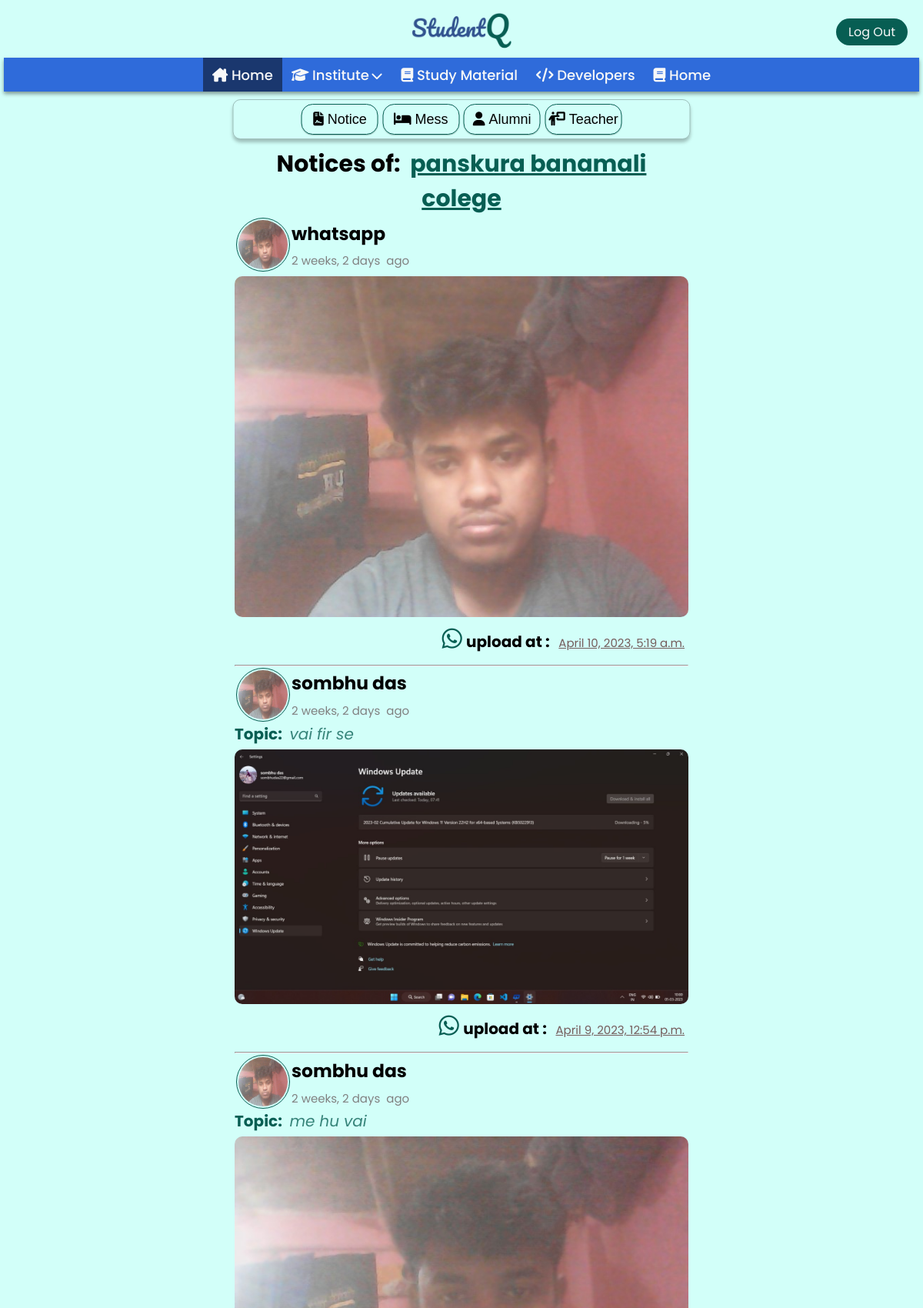
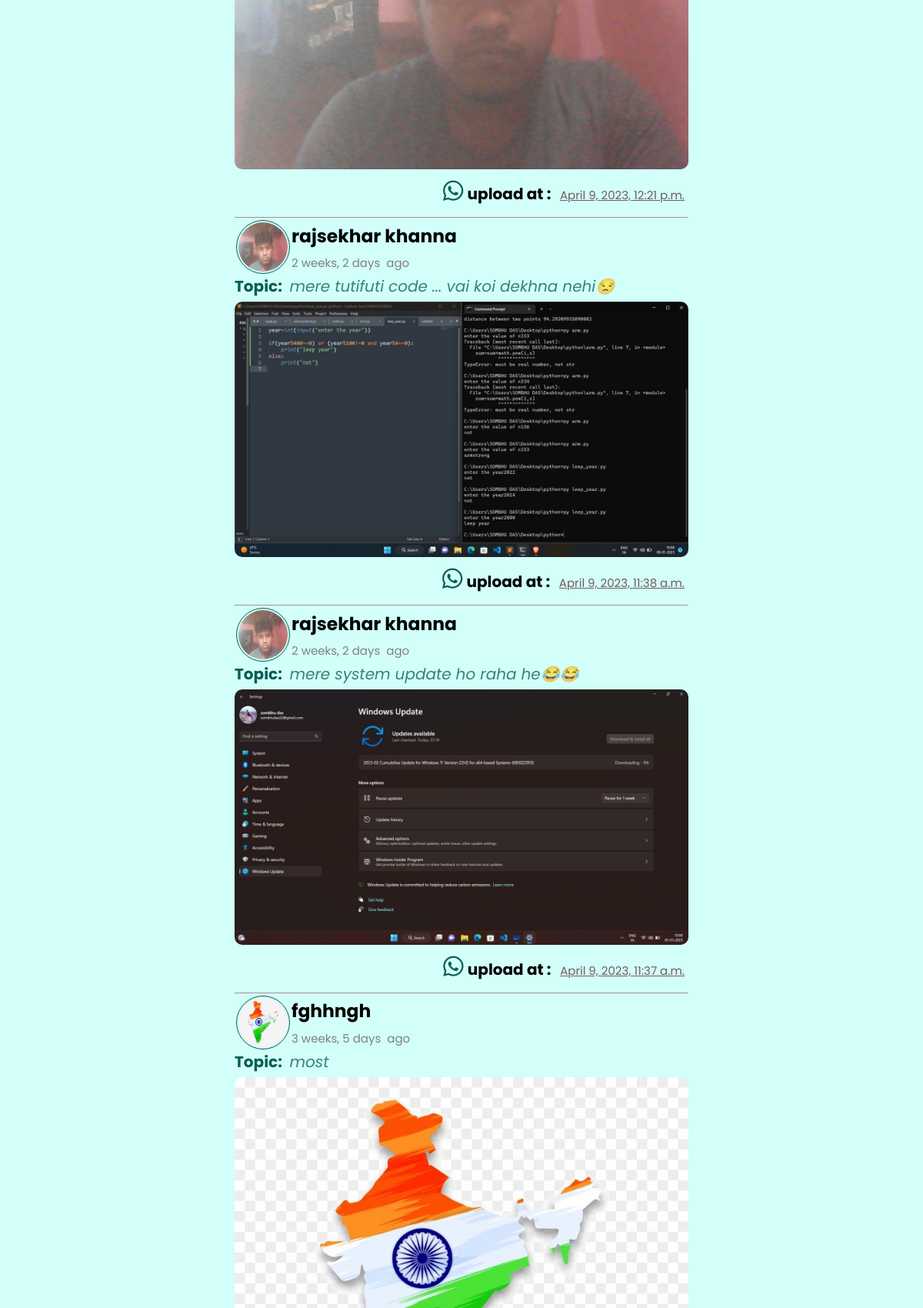
Screenshot of /notices/6/ (signed in, upper part) with the database file from the repository (2 pictures, top to bottom).
### Base/models.py (models this page shows, shortened)
class Institute(models.Model):
    name = models.CharField(max_length=200)
    institute_location=models.CharField(max_length=200, null=True)
    def __str__(self):
        return self.name

class Profile(models.Model):
    user = models.OneToOneField(User, null=True,blank = True, on_delete=models.CASCADE)
    fullName = models.CharField(max_length = 200, null=True)
    email = models.EmailField(max_length =100, null=True)
    role = models.CharField(max_length= 50)
    phNo = models.CharField(max_length=20, null=True)
    socialId = models.CharField(max_length=200, null=True)
    desc =models.TextField(null = True)
    dp = models.ImageField(null = True, blank = True, default='bydefault.jpg', upload_to="media")

class Notice(models.Model):
    notice = models.ImageField(null = False, blank = False, upload_to="media/notice")
    institute = models.ForeignKey(Institute, on_delete=models.CASCADE, null=True)
    date_of_post =models.DateTimeField(auto_now_add=True, null=True)
    caption=models.CharField(max_length=300 , blank=True , null=True)
    student=models.CharField(max_length=100,null=True)

### Base/views.py (the view)
# urls.py: path('notices/<str:id>/',views.Notices, name='notices'),
@login_required(login_url='login')
def Notices(request, id):
    context = {}
    context["id"] = id
    institute = Institute.objects.get(id=id)
    ins_notices = institute.notice_set.all().order_by('-id')
    context["ins_notices"] = ins_notices
    user = request.user
    context['post_able'] = False
    if user.profile.role == 'student':
        student = Student.objects.get(student_userid=user.id)
        if institute.name == student.institute:
            context['post_able'] = True
    alumnis = Student.objects.filter(institute=institute)
    context['alumnis'] = alumnis
    noticePoster = Profile.objects.all()
    context['noticePoster'] = noticePoster
    context['instituteName'] = institute
    return render(request, "notices.html", context)

### Base/templates/notices.html (shortened to what this page needs)
{% extends "main.html" %}
{% load static %}
{% block css %}
<link rel="stylesheet" href="{% static 'mstyle/notice.css'%}">
{% endblock %}
{% block body %}
 <nav>
    <div class="sub-nav">
        <button id="notice" onclick="noticeToggle()"><i class="fa-sharp fa-solid fa-file-contract"></i>&nbsp;Notice</button>
        <button id="mess" onclick="messToggle()"><i class="fa-sharp fa-solid fa-bed"></i>&nbsp;Mess</button>
        <button id="alumni" onclick="alumniToggle()"><i class="fa-solid fa-user"></i>&nbsp;Alumni</button>
        <button id="teacher" onclick="teacherToggle()"><i class="fa-solid fa-person-chalkboard"></i>&nbsp;Teacher</button>
    </div>
</nav>
<div class="notice-div" id="notice-div">
    <h2 align="center">Notices of:&nbsp; <u style="color:#075E53;;">{{instituteName }} </u> </h2>
    {% for notice in ins_notices %}
     {%  for poster in noticePoster %}
          {% if notice.student == poster.user.username%}
        <table>
            <tr>
                <td rowspan="2" style="align-items: end;">
                    <img  id="dp" src="{{poster.dp.url}}" alt="image" class="notice_file">
                </td>
                <td>
                  <h3> {{poster.fullName}}
                </h3>
                </td>
            </tr>
                <tr>
                <td style="color: gray; font-size:15px;">
                    {{notice.date_of_post | timesince}} &nbsp;ago
                </td>
            </tr>
        </table>
        {% endif %}
        {% endfor %}
    {% if notice.caption %}
    <p>
       <b style="color:#075E53;">Topic:&nbsp;</b> <i style="color:#075e52c4;">{{notice.caption}}</i>
    </p>
    {% endif%}
    <img style="margin-top: 5px;" src="{{notice.notice.url}}" alt="image" class="notice_file">
   <nav>
       <span onclick="whatsapp()"><i style="font-size:30px; color:#075E53;" class="fa-brands fa-whatsapp"></i></span>
       <b style="margin-right:2px;">upload at :&nbsp;</b> <u style="color:rgb(117, 92, 92); font-size: 15px;"> {{notice.date_of_post }}</u>
   </nav>
    <hr style="margin-top: 10px;">
    {% endfor %}
</div>
{% endblock body %}

### static/mStyle/main.css (style rules this page uses)
:root { --light-green-theme: #D2FFF9; --light-blue: #669CFF; --main-blue: #2F6BDA; --dark-blue: #1a376e; --light-dark-blue: #083891; --theme-clr: #075E53; --theme-clr-light: #178274; --hover-green: #094a42; --black: #000; --white: #fff; --drk-white: #f8f8f8; --light-gray: #d9d9d9; --placeholder-clr: #707070; --main-yellow: #FFE454; --font-primary: 'Poppins', sans-serif; --font-secondary: 'Righteous', cursive; --font-ternary: 'Pacifico', cursive; --font-ps: 'Alkatra', cursive; }
*::placeholder { color: var(--placeholder-clr); }
*, *::before, *::after { margin: 0; padding: 0; box-sizing: border-box; scrollbar-width: thin; scrollbar-color: var(--theme-clr) var(--light-gray); }
html { font-size: 62.5%; overflow-x: hidden; }
body { min-height: 100vh; font-family: 'Poppins', sans-serif; overflow-x: hidden; background: var(--light-green-theme); }

### static/mStyle/notice.css (style rules this page uses)
div.notice-div { position: relative; margin-left: 50%; transform: translateX(-50%); width:50%; height: auto; font-size: 20px; padding:5px; }
div.notice-div img { position:relative; border-radius: 10px; margin-left: 50%; transform: translateX(-50%); height:100%; width:100%; }
div.notice-div nav { text-align: end; }
div.notice-div #dp , #dp { height: 70px; width: 70px; border: 1px solid #075E53; border-radius: 50%; margin-left: 50%; transform: translateX(-50%); padding:2px; margin-bottom: -9px; }
nav { position: relative; margin-left: 50%; transform: translateX(-50%); width:100%; height: auto; font-size: 20px; padding:5px; }
nav div.sub-nav { text-align: center; border: rgba(0, 0, 0, 0.25) solid 1px ; box-shadow: 0px 4px 4px rgba(0, 0, 0, 0.25); margin-left: 50%; transform: translateX(-50%); width: 50%; border-radius: 10px; padding: 5px; }
nav div.sub-nav button { width: 100px; height: 40px; background:none; border: solid 1px #075E53; box-shadow: 0px 1px 1px rgba(0, 0, 0, 0.25); border-radius: 15px; font-size: large; text-align: center; text-align: center; cursor: pointer; }

### rows the page displays
Institute: name "panskura banamali colege"
Notice: date_of_post "2 weeks, 2 days", notice (picture), date_of_post "April 10, 2023, 5:19 a.m."
Profile: dp (picture), fullName "whatsapp"
Notice: date_of_post "2 weeks, 2 days", caption "vai fir se", notice (picture), date_of_post "April 9, 2023, 12:54 p.m."
Profile: dp (picture), fullName "sombhu das"
Notice: date_of_post "2 weeks, 2 days", caption "me hu vai", notice (picture), date_of_post "April 9, 2023, 12:21 p.m."
Notice: date_of_post "2 weeks, 2 days", caption "mere tutifuti code ... vai koi dekhna nehi😒", notice (picture), date_of_post "April 9, 2023, 11:38 a.m."
Profile: dp (picture), fullName "rajsekhar khanna"
Notice: date_of_post "2 weeks, 2 days", caption "mere system update ho raha he😂😂", notice (picture), date_of_post "April 9, 2023, 11:37 a.m."
Notice: date_of_post "3 weeks, 5 days", caption "most", notice (picture)
Profile: dp (picture), fullName "fghhngh"
